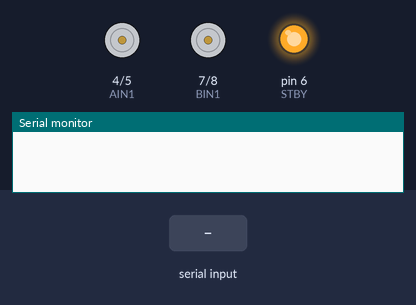
The sketch below on a simulated Arduino Uno, built with avr-gcc and run on an emulated ATmega328P. Parts: motor-driver pin pairs drawn as motors (green arrow = first pin HIGH = forward, orange = second pin HIGH = backward, longer = more drive, scaled by the enable pin, stopped while the standby pin is LOW), output pins drawn as LEDs (lit = HIGH), the last lines printed to the serial monitor. Inputs (shaded band) come from the test bench.

Above: at 1.2 s.
1.3 s: "D" received over the second serial link
At 1.6 s:
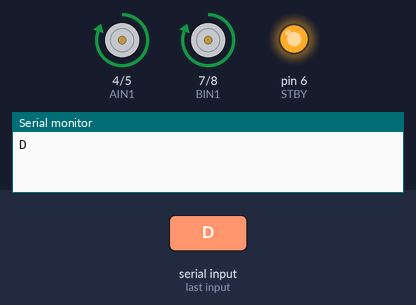
2.8 s: "B" received over the second serial link
At 3.9 s:
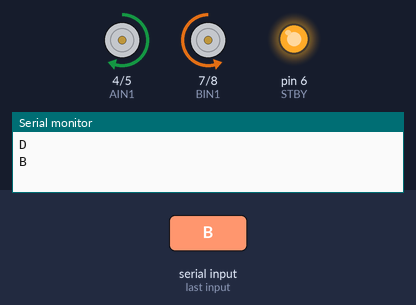
4.3 s: "A" received over the second serial link
At 5.0 s:
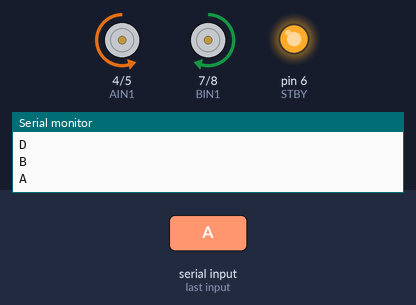
5.8 s: "C" received over the second serial link
At 6.2 s:
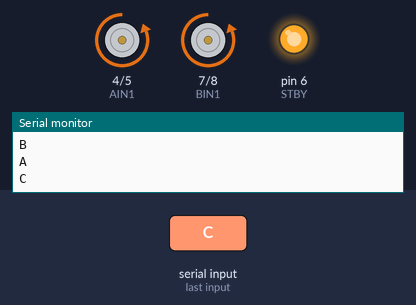
7.3 s: "E" received over the second serial link
At 8.5 s:
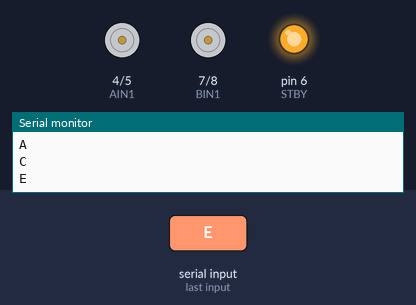
8.8 s: "D" received over the second serial link
At 9.7 s:
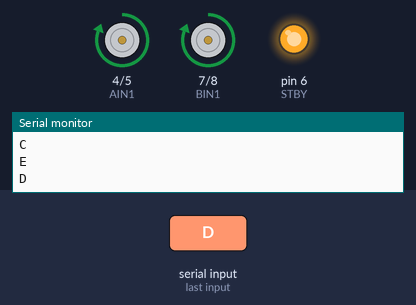
Timing chart, 0 to 11.3 s (numbered marks = the images above; inputs shaded):
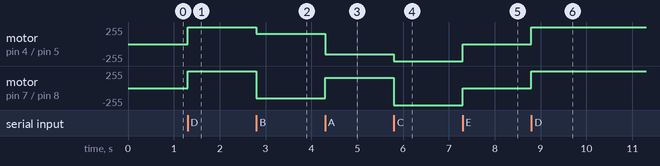

The sketch:

final_Rec.ino
```cpp
#include <SoftwareSerial.h>

SoftwareSerial mySerial(11, 10); // RX, TX

String receivedData = "";

// TB6612FNG Motor Driver Control Pins
const int STBY = 6;  // Standby pin

// Motor A pins
const int PWMA = 3;  // PWM pin for Motor A
const int AIN1 = 4;  // Direction pin 1 for Motor A
const int AIN2 = 5;  // Direction pin 2 for Motor A

// Motor B pins
const int PWMB = 9;  // PWM pin for Motor B
const int BIN1 = 7;  // Direction pin 1 for Motor B
const int BIN2 = 8;  // Direction pin 2 for Motor B

void stop() {
  digitalWrite(AIN1, LOW);
  digitalWrite(AIN2, LOW);
  digitalWrite(BIN1, LOW);
  digitalWrite(BIN2, LOW);
}

void backward() {
  digitalWrite(AIN1, LOW);
  digitalWrite(AIN2, HIGH);
  digitalWrite(BIN1, LOW);
  digitalWrite(BIN2, HIGH);
}

void forward() {
  digitalWrite(AIN1, HIGH);
  digitalWrite(AIN2, LOW);
  digitalWrite(BIN1, HIGH);
  digitalWrite(BIN2, LOW);
}

void right() {
  digitalWrite(AIN1, HIGH);
  digitalWrite(AIN2, LOW);
  digitalWrite(BIN1, LOW);
  digitalWrite(BIN2, HIGH);
}

void left() {
  digitalWrite(AIN1, LOW);
  digitalWrite(AIN2, HIGH);
  digitalWrite(BIN1, HIGH);
  digitalWrite(BIN2, LOW);
}

void setup() {
  mySerial.begin(38400);   // Start SoftwareSerial on pins 10(RX), 11(TX)
Serial.begin(38400);
  pinMode(STBY, OUTPUT);
  pinMode(PWMA, OUTPUT);
  pinMode(AIN1, OUTPUT);
  pinMode(AIN2, OUTPUT);
  pinMode(PWMB, OUTPUT);
  pinMode(BIN1, OUTPUT);
  pinMode(BIN2, OUTPUT);

  digitalWrite(STBY, HIGH); // Disable standby
}

void loop() {
  if (mySerial.available()) {
    char data = mySerial.read();
Serial.println(data);
    if (data == 'D') {
      analogWrite(PWMA, 255);
      analogWrite(PWMB, 255);
      forward();
      mySerial.println("FORWARD");
    } else if (data == 'B') {
      analogWrite(PWMA, 155);
      analogWrite(PWMB, 155);
      right();
      mySerial.println("RIGHT");
    } else if (data == 'A') {
      analogWrite(PWMA, 155);
      analogWrite(PWMB, 155);
      left();
      mySerial.println("LEFT");
    } else if (data == 'C') {
      analogWrite(PWMA, 255);
      analogWrite(PWMB, 255);
      backward();
      mySerial.println("BACKWARD");
    } else if (data == 'E') {
      stop();
      mySerial.println("STOP");
    }
  }
}
```

Measured:
- after the input at 1.3 s, motor on pin 4 (AIN1) / pin 5 (AIN2), motor on pin 7 (BIN1) / pin 8 (BIN2): stopped → forward 255/255 at once
- after the input at 2.8 s, motor on pin 4 (AIN1) / pin 5 (AIN2): forward 255/255 → forward 155/255 at once; motor on pin 7 (BIN1) / pin 8 (BIN2): forward 255/255 → backward 155/255 at once
- after the input at 4.3 s, motor on pin 4 (AIN1) / pin 5 (AIN2): forward 155/255 → backward 155/255 at once; motor on pin 7 (BIN1) / pin 8 (BIN2): backward 155/255 → forward 155/255 at once
- after the input at 5.8 s, motor on pin 4 (AIN1) / pin 5 (AIN2): backward 155/255 → backward 255/255 at once; motor on pin 7 (BIN1) / pin 8 (BIN2): forward 155/255 → backward 255/255 at once
- after the input at 7.3 s, motor on pin 4 (AIN1) / pin 5 (AIN2), motor on pin 7 (BIN1) / pin 8 (BIN2): backward 255/255 → stopped at once
- after the input at 8.8 s, motor on pin 4 (AIN1) / pin 5 (AIN2), motor on pin 7 (BIN1) / pin 8 (BIN2): stopped → forward 255/255 at once
